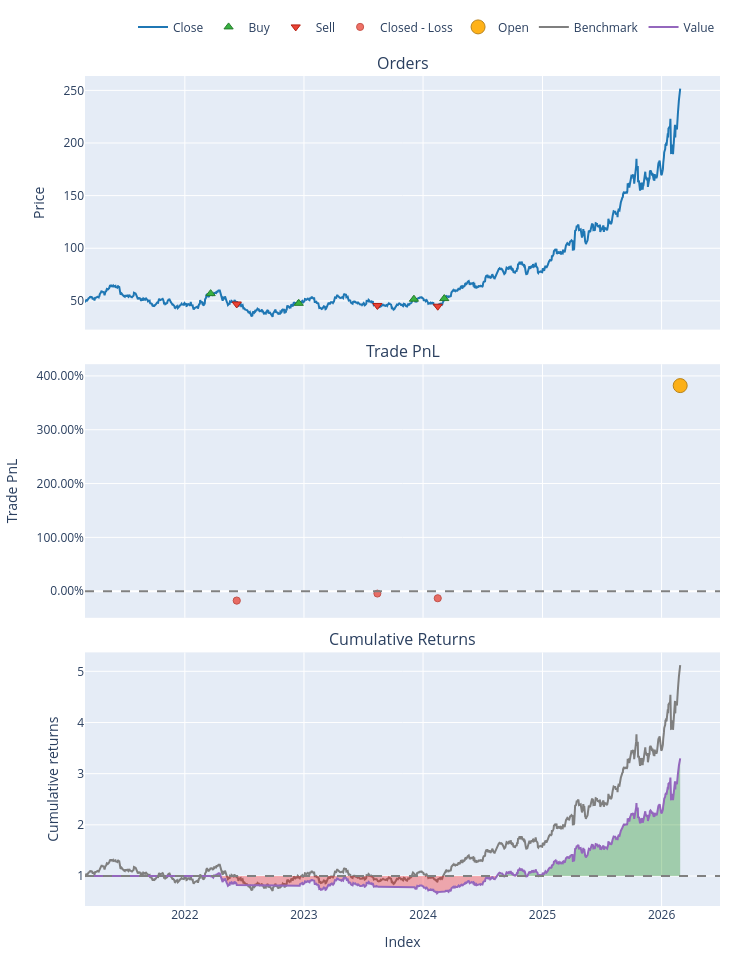

Write notebook code for a chart like this one.
### Markdown cell above
---
## 📉 Section 12: Strategy Backtesting (vectorbt)
*Backtests a EMA crossover strategy with realistic slippage and transaction costs.*

### Code cell
def run_backtest(price_df: pd.DataFrame, ticker: str):
    """
    Backtests an EMA 50/200 crossover strategy using vectorbt.
    Falls back to manual pandas backtest if vectorbt unavailable.
    """
    if price_df.empty or len(price_df) < 300:
        print("  ⚠️  Need ≥300 days for meaningful backtest")
        return

    print(f"\n📉 Backtesting EMA 50/200 Crossover — {ticker}")

    close = price_df["Close"].dropna()

    # ── Try vectorbt first
    try:
        import vectorbt as vbt
        ema_short = vbt.MA.run(close, 50, short_name="EMA50", ewm=True)
        ema_long  = vbt.MA.run(close, 200, short_name="EMA200", ewm=True)

        entries = ema_short.ma_crossed_above(ema_long)
        exits   = ema_short.ma_crossed_below(ema_long)

        pf = vbt.Portfolio.from_signals(
            close, entries, exits,
            fees=0.001,          # 0.1% commission
            slippage=0.0005,     # 0.05% slippage
            init_cash=100_000,
            freq="1D"
        )

        print(f"\n  vectorbt Portfolio Stats:")
        stats = pf.stats()
        key_stats = [
            "Total Return [%]", "Annualized Return [%]", "Annualized Volatility [%]",
            "Sharpe Ratio", "Max Drawdown [%]", "Win Rate [%]", "Total Trades"
        ]
        for s in key_stats:
            if s in stats.index:
                print(f"  {s:<35} {stats[s]:.2f}")

        pf.plot().show()
        return pf

    except Exception as e:
        print(f"  vectorbt not available ({e}), running manual backtest...")

    # ── Manual pandas backtest (fallback)
    df_bt = pd.DataFrame({"Close": close})
    df_bt["EMA_50"]  = close.ewm(span=50,  adjust=False).mean()
    df_bt["EMA_200"] = close.ewm(span=200, adjust=False).mean()

    df_bt["Signal"] = 0
    df_bt.loc[df_bt["EMA_50"] > df_bt["EMA_200"], "Signal"] = 1
    df_bt["Position"] = df_bt["Signal"].shift(1)

    COMMISSION = 0.001
    df_bt["DailyReturn"] = df_bt["Close"].pct_change()
    df_bt["StratReturn"] = df_bt["Position"] * df_bt["DailyReturn"]

    # Apply transaction costs on position changes
    df_bt["Trade"] = df_bt["Position"].diff().abs()
    df_bt["StratReturn"] -= df_bt["Trade"] * COMMISSION

    df_bt["CumBuyHold"] = (1 + df_bt["DailyReturn"]).cumprod()
    df_bt["CumStrategy"] = (1 + df_bt["StratReturn"]).cumprod()

    # Metrics
    n_days = len(df_bt.dropna())
    bh_total = df_bt["CumBuyHold"].iloc[-1] - 1
    strat_total = df_bt["CumStrategy"].iloc[-1] - 1
    bh_ann = (1 + bh_total) ** (252/n_days) - 1
    strat_ann = (1 + strat_total) ** (252/n_days) - 1

    strat_rets = df_bt["StratReturn"].dropna()
    sharpe = strat_rets.mean() / strat_rets.std() * np.sqrt(252)

    rolling_max = df_bt["CumStrategy"].cummax()
    drawdown = (df_bt["CumStrategy"] / rolling_max - 1)
    max_drawdown = drawdown.min()

    n_trades = int(df_bt["Trade"].sum())

    print(f"\n  {'─'*45}")
    print(f"  Strategy: EMA 50/200 Crossover | {ticker}")
    print(f"  {'─'*45}")
    print(f"  {'Buy & Hold Return:':<35} {bh_total*100:+.2f}%")
    print(f"  {'Strategy Total Return:':<35} {strat_total*100:+.2f}%")
    print(f"  {'Buy & Hold Ann. Return:':<35} {bh_ann*100:+.2f}%")
    print(f"  {'Strategy Ann. Return:':<35} {strat_ann*100:+.2f}%")
    print(f"  {'Sharpe Ratio:':<35} {sharpe:.3f}")
    print(f"  {'Max Drawdown:':<35} {max_drawdown*100:.2f}%")
    print(f"  {'Total Trades:':<35} {n_trades}")
    print(f"  {'─'*45}")
    outperform = strat_total > bh_total
    print(f"  Result: Strategy {'OUTPERFORMED ✅' if outperform else 'UNDERPERFORMED ❌'} Buy & Hold")

    # Plot
    fig = make_subplots(rows=2, cols=1, shared_xaxes=True,
                        row_heights=[0.6, 0.4],
                        subplot_titles=("Cumulative Returns", "Drawdown"))

    fig.add_trace(go.Scatter(x=df_bt.index, y=df_bt["CumBuyHold"],
                              name="Buy & Hold", line=dict(color="#42A5F5")), row=1, col=1)
    fig.add_trace(go.Scatter(x=df_bt.index, y=df_bt["CumStrategy"],
                              name="EMA Crossover", line=dict(color="#26a69a")), row=1, col=1)
    fig.add_trace(go.Scatter(x=df_bt.index, y=drawdown,
                              name="Drawdown", fill="tozeroy",
                              line=dict(color="#ef5350")), row=2, col=1)

    fig.update_layout(template="plotly_dark", height=600,
                      title=f"{ticker} — EMA 50/200 Crossover Backtest")
    fig.show()

    return df_bt


BACKTEST = run_backtest(DATA.price_5y, TICKER)

### Figure 1 — Plotly figure (JSON) as saved in the notebook; plotly's stock layout.template omitted (floating-point values rounded to 4 significant figures; data arrays with more than 128 entries replaced by an {"elided": "..."} marker saying what was removed)
{"data": [{"legendgroup": "0", "line": {"color": "#1f77b4"}, "name": "Close", "showlegend": true, "type": "scatter", "uid": "ff12fd66-e65c-45fa-815c-ddd871022b92", "x": {"elided": "1256 str values"}, "xaxis": "x", "y": {"elided": "1256 float values"}, "yaxis": "y"}, {"customdata": [[0.0, 1756.0, 99.9], [2.0, 1729.0, 82.45], [4.0, 1526.0, 78.78], [6.0, 1312.0, 68.46]], "hovertemplate": "Order Id: %{customdata[0]}<br>Timestamp: %{x}<br>Price: %{y}<br>Size: %{customdata[1]:.6f}<br>Fees: %{customdata[2]:.6f}", "legendgroup": "1", "marker": {"color": "#37B13F", "line": {"color": "rgb(38,123,44)", "width": 1}, "size": 8, "symbol": "triangle-up"}, "mode": "markers", "name": "Buy", "type": "scatter", "uid": "3ea71379-3ef9-481c-90a8-4b7abb60b0e3", "x": ["2022-03-21T00:00:00-04:00", "2022-12-16T00:00:00-05:00", "2023-12-04T00:00:00-05:00", "2024-03-06T00:00:00-05:00"], "xaxis": "x", "y": [56.89, 47.68, 51.61, 52.19], "yaxis": "y"}, {"customdata": [[1.0, 1756.0, 82.61], [3.0, 1729.0, 78.93], [5.0, 1526.0, 68.59]], "hovertemplate": "Order Id: %{customdata[0]}<br>Timestamp: %{x}<br>Price: %{y}<br>Size: %{customdata[1]:.6f}<br>Fees: %{customdata[2]:.6f}", "legendgroup": "2", "marker": {"color": "#EA4335", "line": {"color": "rgb(181,31,18)", "width": 1}, "size": 8, "symbol": "triangle-down"}, "mode": "markers", "name": "Sell", "type": "scatter", "uid": "182252b4-8d6f-440a-955b-1c3c6e6e202a", "x": ["2022-06-09T00:00:00-04:00", "2023-08-14T00:00:00-04:00", "2024-02-15T00:00:00-05:00"], "xaxis": "x", "y": [47.05, 45.65, 44.94], "yaxis": "y"}, {"customdata": [[0.0, 0.0, -17470.0, -0.1749], [1.0, 1.0, -3676.0, -0.04459], [2.0, 2.0, -10330.0, -0.1311]], "hovertemplate": "Exit Trade Id: %{customdata[0]}<br>Position Id: %{customdata[1]}<br>Exit Timestamp: %{x}<br>PnL: %{customdata[2]:.6f}<br>Return: %{customdata[3]:.2%}", "legendgroup": "3", "marker": {"color": "#EA4335", "line": {"color": "rgb(181,31,18)", "width": 1}, "opacity": [0.7552, 0.75, 0.7534], "size": [7.242, 7.0, 7.16], "symbol": "circle"}, "mode": "markers", "name": "Closed - Loss", "type": "scatter", "uid": "1cc11aa1-6373-4f47-8bcf-3938c7d90b56", "x": ["2022-06-09T00:00:00-04:00", "2023-08-14T00:00:00-04:00", "2024-02-15T00:00:00-05:00"], "xaxis": "x2", "y": [-0.1749, -0.04459, -0.1311], "yaxis": "y2"}, {"customdata": [[3.0, 3.0, 261500.0, 3.82]], "hovertemplate": "Exit Trade Id: %{customdata[0]}<br>Position Id: %{customdata[1]}<br>Exit Timestamp: %{x}<br>PnL: %{customdata[2]:.6f}<br>Return: %{customdata[3]:.2%}", "legendgroup": "4", "marker": {"color": "#FFAA00", "line": {"color": "rgb(178,118,0)", "width": 1}, "opacity": [0.9], "size": [14.0], "symbol": "circle"}, "mode": "markers", "name": "Open", "type": "scatter", "uid": "7c863e8b-a4b5-4a2a-8606-d031d9a84bc0", "x": ["2026-02-27T00:00:00-05:00"], "xaxis": "x2", "y": [3.82], "yaxis": "y2"}, {"legendgroup": "5", "line": {"color": "#7f7f7f"}, "name": "Benchmark", "showlegend": true, "type": "scatter", "uid": "61dff971-8e33-4ae7-ae59-e131d43dac00", "x": {"elided": "1256 str values"}, "xaxis": "x3", "y": {"elided": "1256 float values"}, "yaxis": "y3"}, {"hoverinfo": "skip", "legendgroup": "6", "line": {"color": "rgba(0, 0, 0, 0)", "width": 0}, "opacity": 0, "showlegend": false, "type": "scatter", "uid": "1441c526-333e-41dd-b6bf-4994fdb71e31", "x": {"elided": "1256 str values"}, "xaxis": "x3", "y": {"elided": "1256 int values"}, "yaxis": "y3"}, {"connectgaps": false, "fill": "tonexty", "fillcolor": "rgba(0, 128, 0, 0.3)", "hoverinfo": "skip", "legendgroup": "6", "line": {"color": "rgba(0, 0, 0, 0)", "width": 0}, "opacity": 0, "showlegend": false, "type": "scatter", "uid": "a11a55e5-7050-4bf7-add1-341a6db2e9c6", "x": {"elided": "1256 str values"}, "xaxis": "x3", "y": {"elided": "1256 float values"}, "yaxis": "y3"}, {"hoverinfo": "skip", "legendgroup": "6", "line": {"color": "rgba(0, 0, 0, 0)", "width": 0}, "opacity": 0, "showlegend": false, "type": "scatter", "uid": "b5a323bf-9b8b-41df-9d7e-ee489d9888b6", "x": {"elided": "1256 str values"}, "xaxis": "x3", "y": {"elided": "1256 int values"}, "yaxis": "y3"}, {"connectgaps": false, "fill": "tonexty", "fillcolor": "rgba(255, 0, 0, 0.3)", "hoverinfo": "skip", "legendgroup": "6", "line": {"color": "rgba(0, 0, 0, 0)", "width": 0}, "opacity": 0, "showlegend": false, "type": "scatter", "uid": "fa0c9bcc-38bd-4fd9-be24-ffe05122df4d", "x": {"elided": "1256 str values"}, "xaxis": "x3", "y": {"elided": "1256 float values"}, "yaxis": "y3"}, {"legendgroup": "7", "line": {"color": "#9467bd"}, "name": "Value", "showlegend": true, "type": "scatter", "uid": "738f3ce1-0749-4936-9163-91feedbacb94", "x": {"elided": "1256 str values"}, "xaxis": "x3", "y": {"elided": "1256 float values"}, "yaxis": "y3"}, {"hoverinfo": "skip", "legendgroup": "6", "line": {"color": "rgba(0, 0, 0, 0)", "width": 0}, "opacity": 0, "showlegend": false, "type": "scatter", "uid": "8d4ff695-2cc1-422c-b9db-df153ba11ea1", "x": {"elided": "1256 str values"}, "xaxis": "x3", "y": {"elided": "1256 int values"}, "yaxis": "y3"}], "layout": {"annotations": [{"font": {"size": 16}, "showarrow": false, "text": "Orders", "x": 0.5, "xanchor": "center", "xref": "paper", "y": 1, "yanchor": "bottom", "yref": "paper"}, {"font": {"size": 16}, "showarrow": false, "text": "Trade PnL", "x": 0.5, "xanchor": "center", "xref": "paper", "y": 0.6528, "yanchor": "bottom", "yref": "paper"}, {"font": {"size": 16}, "showarrow": false, "text": "Cumulative Returns", "x": 0.5, "xanchor": "center", "xref": "paper", "y": 0.3056, "yanchor": "bottom", "yref": "paper"}], "height": 960, "legend": {"orientation": "h", "traceorder": "normal", "x": 1, "xanchor": "right", "y": 1.042, "yanchor": "bottom"}, "margin": {"b": 30, "l": 30, "r": 30, "t": 30}, "shapes": [{"line": {"color": "gray", "dash": "dash"}, "type": "line", "x0": 0, "x1": 1, "xref": "paper", "y0": 0, "y1": 0, "yref": "y2"}, {"line": {"color": "gray", "dash": "dash"}, "type": "line", "x0": 0, "x1": 1, "xref": "paper", "y0": 1, "y1": 1, "yref": "y3"}], "showlegend": true, "width": 750, "xaxis": {"anchor": "y", "domain": [0, 1], "matches": "x3", "showticklabels": false}, "xaxis2": {"anchor": "y2", "domain": [0, 1], "matches": "x3", "showticklabels": false}, "xaxis3": {"anchor": "y3", "domain": [0, 1], "title": {"text": "Index"}}, "yaxis": {"anchor": "x", "domain": [0.6944, 1], "title": {"text": "Price"}}, "yaxis2": {"anchor": "x2", "domain": [0.3472, 0.6528], "tickformat": ".2%", "title": {"text": "Trade PnL"}}, "yaxis3": {"anchor": "x3", "domain": [0, 0.3056], "title": {"text": "Cumulative returns"}}}}
